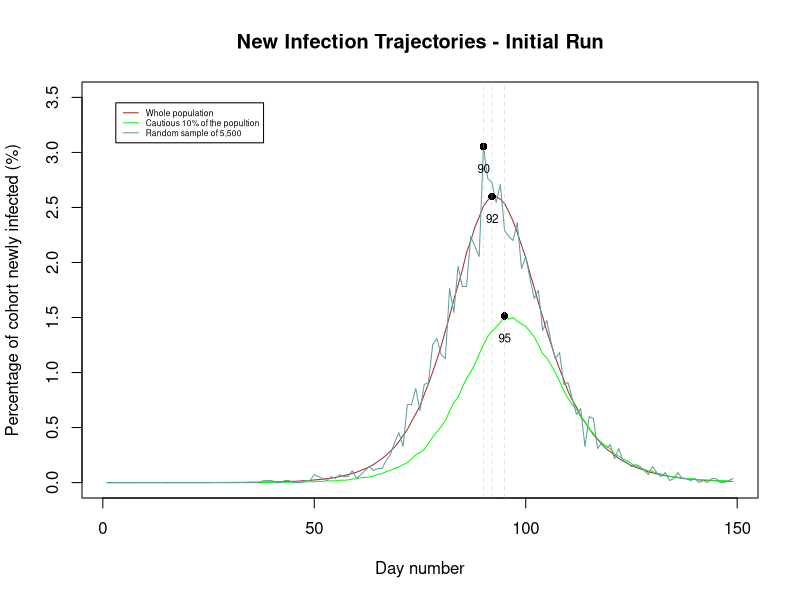

Recreate this plot in R. (Note: a time limit stopped this script after it produced the figure.)
## SEIR Model

## Overview
## ********
## The SEIR model is a model to recreate the trajectory of a epidemic, in particular following the path of infections for 3 cohorts. 
## The whole population, the 'cautious' 10% of the population defined as 10% of the population with the lowest beta values and a 
## random sample of 0.1% of the population. Defining 4 states, susceptible, exposed, infected and recovered or dead on each day 
## an individual moves from susceptible state to the exposed state a function of their contact rate, the infected populations 
## contact rate and a viral infectivity parameter lamda. Each day an individual can move from being exposed to infected with 
## the disease with probability 1/3 and move from infected to recovered or dead with probability 1/5. Using the SEIR function, 
## alongside an initial run this program aims to plot the variability in these cohorts by running the model 10 separate times
## and plotting the variability of the runs. 

## SEIR model details
## ******************
## 1. Vectors are initiated whereby 'x' is defined as the storage vector for the whole population each element can either be 
##    0 = Susceptible ## 1 = Exposed ## 2 = Infected ## 3 = Recovered/Dead 
## 2. Vectors are initiated whereby 'S', 'E', 'I', 'R' are vectors showing how many people are in each state each day
## 3. Beta's are assigned to each individual (using rnom) and stored in 'beta' the bottom 10% is identified and stored
## 4. A random sample of 0.1% is also taken from the population for use later (using sample)
## 5. Model starts by using uniform random deviates (runif) to move people from state E -> I and E -> R
## 5. A person, i,  in state S are assigned a probability of moving to state E by sum_infectious * lamda * beta(i) and 
##    moved to state S based on random deviates (runif)
## 6. Three count vectors are set up, new_infections, new_infections_percentile, new_infections_sample and the number of people 
##    moving from E -> I in each group is recorded for that dat
## 7. Model runs for 150 days
## 8. Plots are created using plot, lines, mtext, ablines and legend functions to plot the trajectory of all three samples

seir <-function(n=5500000,ne=10,nt=150) {
  
  ## SEIR stochastic simulation model
  ## n = population size; ne = initially exposed; nt = number of days
  ## Sum of betas of individual in infected state * beta of susceptible individual * lamda is prob S -> E
  ## 1/3 prob of moving E -> I
  ## 1/5 prob of moving I -> S with the assumption this can happen after 1 day
  ## 0 = Susceptible ## 1 = Exposed ## 2 = Infected ## 3 = Recovered/Dead 
  
  lamda <- 0.4/n ## Assuming overall viral infectivity parameter
  x <-rep(0,n) ## Initializing the vector for persons in susceptible state
  beta <-rlnorm(n,0,0.5); beta <-beta/mean(beta) ## Assuming probability distribution for transmission rate
  x[1:ne] <- 1 ## Assuming some exposed state persons
  
  ## Initializing new daily infections, the cautious 10% with lowest transmission rate values and the 0.1% random sample of the population
  
  new_infections <- new_infections_percentile <- new_infections_sample <- rep(0, nt-1)
  
  
  bottomquantile <- quantile( beta, 0.1 ) ## Beta values in lowest 10%
  low_beta = beta < bottomquantile ## low_beta refers to the 10% cautious persons
  samplepopn <- rep(0, n) ; samplepopn[ sample(1:n, n*0.001) ] <- 1 ## Indicator vector identifying 0.1% random sample from the population
  
  ## The infection model
  
  for (i in 2:nt) { ## Looping over days
    
    
    prob_exp = sum(beta[x == 2]) * lamda * beta	## Calculating the probability of getting infected after being exposed 
    u <-runif(n) ## Generating a uniform random deviates vector for model
    
    xu <- (x == 0 & u < prob_exp)	## Calculating vector xu to store persons after being exposed to infection
    x1 <- which(x == 1)
    x2 <- which(x == 2)
    
    new_infections[i-1] <- sum(xu) 	##New people in infectious state for day i
    new_infections_percentile[i-1] <- sum(xu & low_beta) ##Bottom 10% new people in infectious state for day i
    new_infections_sample[i-1] <- sum(xu & samplepopn == 1) ##Sampled new people in infectious state for day i
    
    x[x2][u[x2] < (1/5)] <- 3 ## Persons changing states from I -> R with prob 1/5
    x[x1][u[x1] < (1/3)] <- 2 ## Persons changing states from E -> I with prob 1/3 as calculated for xu vector
    x[xu] <- 1  ## Persons changing states from S -> E after probability of being exposed
    
  }
  
  ## Returning  list of all required persons/data - new infections per day, infections for the cautious 10% of population and 0.1% random sample from population
  
  return(list(new_infections=new_infections, new_infections_percentile=new_infections_percentile, new_infections_sample=new_infections_sample))
} ## End of SEIR model

## Plotting graphs for the initial model

exec <- seir()

## Normalizing the scales of infections of various cases onto a common scale

xx <- exec$new_infections*100/5500000
yy <- exec$new_infections_percentile*100/550000
zz <- exec$new_infections_sample*100/5500
day <- c(1:149)

## Calculating maximum values(number of days) for each infection peak case

maxxx <- which.max(xx)
maxyy <- which.max(yy)
maxzz <- which.max(zz)

## Plotting various cases on a common scale after normalization

plot(day, xx, pch=19,cex=.5, main="New Infection Trajectories - Initial Run" ,xlab="Day number",ylab="Percentage of cohort newly infected (%)", type = 'l', col = 'brown', ylim = c(0,3.5))
lines(yy, col = 'green')
lines(zz, col = 'cadetblue')

## Creating a legend for the plot representing the color of each line and corresponding case of the model

legend("topleft", inset = 0.05, legend=c("Whole population", "Cautious 10% of the popultion", "Random sample of 5,500"),col=c("brown", "green", "cadetblue"), lty=1:1, cex=0.5)

## Creating a line to highlight the day at which each case peaks in the model

points(maxxx, max(xx), pch=16) ; points(maxyy, max(yy), pch=16) ; points(maxzz, max(zz), pch=16)
abline(v = c(maxxx, maxyy, maxzz) , lty=c(2, 2, 2), lwd=c(0.4, 0.4, 0.4), col=c("grey", "grey"))
text(maxxx, max(xx)-0.2, labels = maxxx, cex = 0.7) ; text(maxyy, max(yy)-0.2, labels = maxyy, cex = 0.7) ; text(maxzz, max(zz)-0.2, labels = maxzz, cex = 0.7)

## 10 sample runs - Overview
## *************************
## Plotting graphs replicating 10 model simulations to represent the variability of the infections in each of the three cohorts. Trajectory
## of the pandemic is plotted for each sample run alongside a stripchart and boxplot. The boxplot shows the variabilty in pandemic peak for the 10 runs 
## , however, it ignores the pairwsie variability or day on day changes in infection peaks. The stripchart shows the day on day variability by 
## standardizing the infection peak movement from one sample run to the next to 10 days movement and showing the corresponding movement in the other 
## cohorts peak.

v1 <- v2 <- v3 <- rep(0, 10) ##initialize vector to store day of infection peak for each cohort for each sample run
d1 <- d2 <- d3 <- rep(0,9) ##initialize vector to store the difference in the infection peak between each run
sd1 <- sd2 <- sd3 <- rep(10,9) ##initialize vector to store the standardized difference in the infection peak between each run coressponding to 10 day movement for whole popn

## Looping over to run the model for 10 times with parallel normalization and finding maximum day at which infection peaks of each cohort

for (i in 1:10) {
  run <- seir()
  
  xx <- run$new_infections*100/5500000
  yy <- run$new_infections_percentile*100/550000
  zz <- run$new_infections_sample*100/5500
  
  v1[i] <- which.max(run$new_infections*100/5500000)
  v2[i] <- which.max(run$new_infections_percentile*100/550000)
  v3[i] <- which.max(run$new_infections_sample*100/550)

  ## Plotting each sample run
  
  plot(day, xx, pch=19,cex=.5, main=paste("New Infection Trajectories - Run", i)  ,xlab="Day number",ylab="Percentage of cohort newly infected (%)", type = 'l', col = 'brown', ylim = c(0,3.5))
  lines(yy, col = 'green')
  lines(zz, col = 'cadetblue')
  legend("topleft", inset = 0.05, legend=c("Whole population", "Cautious 10% of the popultion", "Random sample of 5,500"),col=c("brown", "green", "cadetblue"), lty=1:1, cex=0.5)
  points(unlist(v1[i]), max(xx), pch=16) ; points(unlist(v2[i]), max(yy), pch=16) ; points(unlist(v3[i]), max(zz), pch=16)
  abline(v = c(unlist(v1[i]), unlist(v2[i]), unlist(v3[i])) , lty=c(2, 2, 2), lwd=c(0.4, 0.4, 0.4), col=c("grey", "grey"))
  text(unlist(v1[i]), max(xx)-0.2, labels = unlist(v1[i]), cex = 0.7) ; text(unlist(v2[i]), max(yy)-0.2, labels = unlist(v2[i]), cex = 0.7) ; text(unlist(v3[i]), max(zz)-0.2, labels = unlist(v3[i]), cex = 0.7)
  
}

## Standardizing the movement in each sample runs infection peak for each cohort to corresponding to a 10 day movement in infection peak for the whole population

for (i in 1:9) {
  
  ## If the change in infection peak of whole popn between 2 sample runs is 0 assume 1 day change in infection peak
  
  if (v1[i+1] == v1[i]) { 
    d1[i] <- 1
  } else {
    d1[i] <- v1[i+1] - v1[i] ## Storage of change in infection peak between two runs
  }
  
  d2[i] <- v2[i+1] - v2[i] ## Storage of change in infection peak for cautious 10% of popn
  d3[i] <- v3[i+1] - v3[i] ## Storage of change in infection peak for sample 0.1% of popn
  
  sd2[i] <- (d2[i]/d1[i])*10 ## Standardize change in infection peak for cautious 10% popn 
  sd3[i] <- (d3[i]/d1[i])*10 ## Standardize change in infection peak for cautious 10% popn 

  }


## Box plot representing the peak values for 10 runs for each of the 3 cases/cohorts

boxplot(v1, v2, v3, main = "Boxplot & Whistlers for the infection peak of 3 cohorts", horizontal = TRUE, col = c("brown","green", "cadetblue"), names = c("Whole population", "Cautious 10%", "Random sample"), at = c(1, 6, 11))

## Stripchart representing the movement in infection peaks corresponding to a 10 day move in the infection peak of whole popn

datapeak <- list("Whole population"=sd1, "Cautious 10%"=sd2, "Random sample" =sd3) ##list of standardized movements in infection peak for three cohorts

stripchart(datapeak, main="Cohort's Infection peak movement Vs \nStandardized 10 day move in population peak ", xlab="Movement in infection peak", ylab="Cohort",method="jitter",col = c("brown","green", "cadetblue"),pch=16)

## Conclusion
## The graphs plotted show that infection trajectories simulated using the ZOE data app will have a later peak compared to similation of the whole popluation
## given they are cautious (later peaks on line graphs). Infection trajectories using the ZOE app are likely to show lower variability from run to run regarding
## the infection peak compared to the REACT-2 trajectories (given the cluster of points <10 days on the stripchart compared to the random sample). However, the 
## ZOE app data's infection peak will still show variability of a factor 10/20% compared to a simulated model of the whole population.
